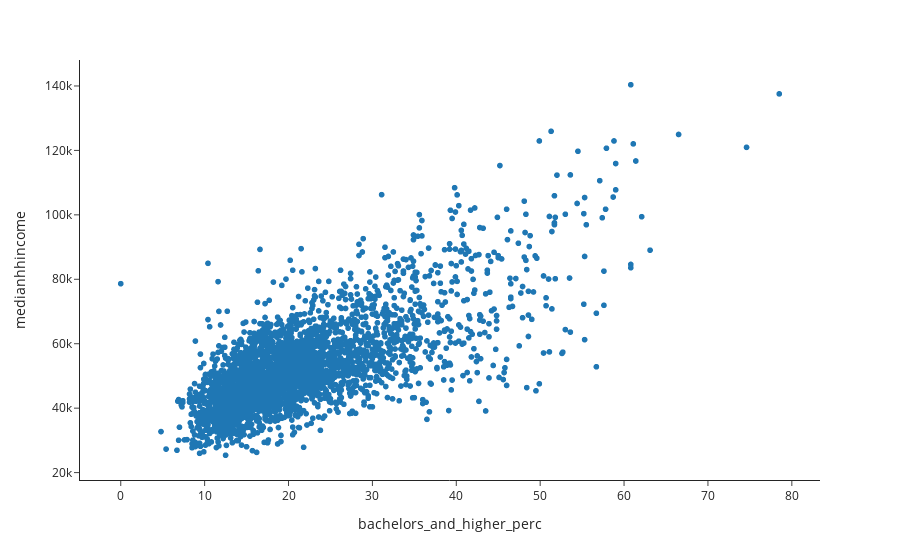

Notebook code cell kept with this figure:
### Markdown cell above
<b> Q1a. Construct a simple scatter plot showing the relationship between percentage of population with a bachelors and higher degree and median household income (with a template = simple_white): </b>

### Code cell
fig = px.scatter(dfEcon, 
                 x = 'bachelors_and_higher_perc',
                 y = 'medianhhincome',
                 template = 'simple_white')

fig.show()

### Figure 1 — Plotly figure (JSON) as saved in the notebook; plotly's stock layout.template omitted (floating-point values rounded to 4 significant figures; data arrays with more than 128 entries replaced by an {"elided": "..."} marker saying what was removed)
{"data": [{"hovertemplate": "bachelors_and_higher_perc=%{x}<br>medianhhincome=%{y}<extra></extra>", "legendgroup": "", "marker": {"color": "#1F77B4", "symbol": "circle"}, "mode": "markers", "name": "", "showlegend": false, "type": "scattergl", "x": {"elided": "3146 float values"}, "xaxis": "x", "y": {"elided": "3146 int values"}, "yaxis": "y"}], "layout": {"autosize": true, "legend": {"tracegroupgap": 0}, "margin": {"t": 60}, "xaxis": {"anchor": "y", "autorange": true, "domain": [0, 1], "range": [-4.76, 83.26], "title": {"text": "bachelors_and_higher_perc"}, "type": "linear"}, "yaxis": {"anchor": "x", "autorange": true, "domain": [0, 1], "range": [16480.0, 149300.0], "title": {"text": "medianhhincome"}, "type": "linear"}}}
